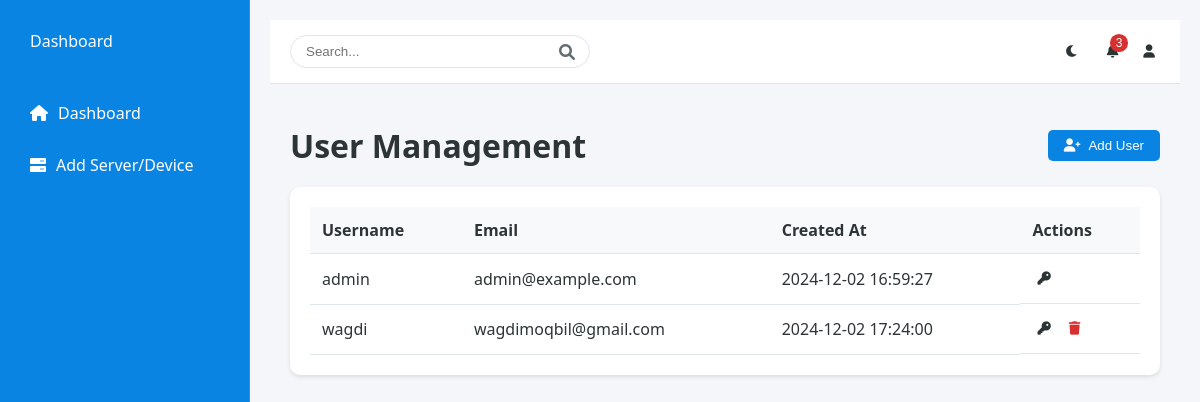
Page /users (signed in) on the earlier database version.
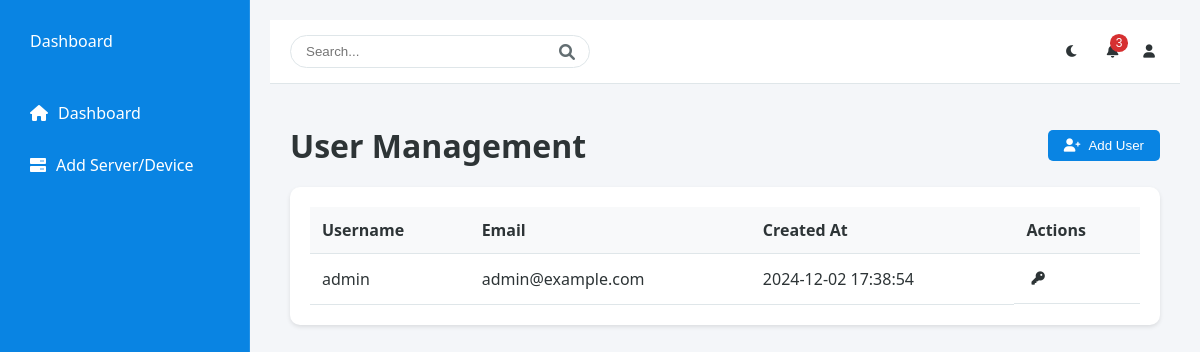
Same page on the later database version.
### models.py (models this page shows, shortened)
class User(UserMixin, db.Model):
    id = db.Column(db.Integer, primary_key=True)
    username = db.Column(db.String(80), unique=True, nullable=False)
    email = db.Column(db.String(120), unique=True, nullable=False)
    password_hash = db.Column(db.String(128))
    is_admin = db.Column(db.Boolean, default=False)
    devices = db.relationship('Device', backref='owner', lazy=True)
    created_at = db.Column(db.DateTime, default=datetime.utcnow)

### app.py (the view)
@app.route('/users')
@login_required
def manage_users():
    if not current_user.is_admin:
        flash('Access denied. Admin privileges required.', 'error')
        return redirect(url_for('dashboard'))
    users = User.query.all()
    return render_template('users.html', users=users)

### app.py (called while the page is built)
@login_manager.user_loader
def load_user(user_id):
    return User.query.get(int(user_id))

### templates/users.html (shortened to what this page needs)
{% extends "dashboard.html" %}
{% block content %}
<div class="dashboard-content">
    <div class="section-header">
        <h1>User Management</h1>
        <button class="action-btn" onclick="document.getElementById('addUserModal').style.display='block'">
            <i class="fas fa-user-plus"></i> Add User
        </button>
    </div>
    <div class="data-table">
        <table>
            <thead>
                <tr>
                    <th>Username</th>
                    <th>Email</th>
                    <th>Created At</th>
                    <th>Actions</th>
                </tr>
            </thead>
            <tbody>
                {% for user in users %}
                <tr>
                    <td>{{ user.username }}</td>
                    <td>{{ user.email }}</td>
                    <td>{{ user.created_at.strftime('%Y-%m-%d %H:%M:%S') }}</td>
                    <td class="actions">
                        <button class="icon-btn" onclick="openResetPasswordModal('{{ user.id }}')">
                            <i class="fas fa-key"></i>
                        </button>
                        {% if user.username != 'admin' %}
                        <button class="icon-btn delete-btn" onclick="deleteUser('{{ user.id }}')">
                            <i class="fas fa-trash"></i>
                        </button>
                        {% endif %}
                    </td>
                </tr>
                {% endfor %}
            </tbody>
        </table>
    </div>
</div>
{% endblock %}

### templates/dashboard.html (shortened to what this page needs)
{% extends "base.html" %}

### templates/base.html (shortened to what this page needs)
<!DOCTYPE html>
<html lang="en">
<head>
    <link rel="stylesheet" href="{{ url_for('static', filename='css/styles.css') }}">
    <link rel="stylesheet" href="https://cdnjs.cloudflare.com/ajax/libs/font-awesome/6.0.0/css/all.min.css">
</head>
<body>
    <div class="container">
        {% if current_user.is_authenticated %}
        <nav class="sidebar">
            <div class="logo">
                <span>Dashboard</span>
            </div>
            <ul class="nav-links">
                <li>
                    <a href="{{ url_for('dashboard') }}">
                        <i class="fas fa-home"></i>
                        <span>Dashboard</span>
                    </a>
                </li>
                <li>
                    <a href="{{ url_for('add_server') }}">
                        <i class="fas fa-server"></i>
                        <span>Add Server/Device</span>
                    </a>
                </li>
            </ul>
        </nav>
        {% endif %}
        <div class="main-content">
            {% if current_user.is_authenticated %}
            <header>
                <div class="header-content">
                    <div class="search-bar">
                        <input type="text" placeholder="Search...">
                        <i class="fas fa-search"></i>
                    </div>
                    <div class="header-icons">
                        <button id="theme-toggle" class="icon-btn" title="Toggle Theme">
                            <i class="fas fa-moon"></i>
                        </button>
                        <div class="notification-section">
                            <button class="icon-btn notification-btn" title="Notifications">
                                <i class="fas fa-bell"></i>
                                <span class="notification-badge">3</span>
                            </button>
                        </div>
                        <div class="profile-section">
                            <button class="icon-btn profile-btn" title="Profile Menu">
                                <i class="fas fa-user"></i>
                            </button>
                        </div>
                    </div>
                </div>
            </header>
            {% endif %}
            {% block content %}{% endblock %}
        </div>
    </div>
</body>
</html>

### static/css/styles.css (style rules this page uses)
:root { --bg-color: #f4f6f9; --card-bg: #ffffff; --text-primary: #2d3436; --text-secondary: #636e72; --border-color: #dfe6e9; --primary-color: #0984e3; --secondary-color: #636e72; --danger-color: #d63031; --success-color: #00b894; --card-shadow: 0 2px 4px rgba(0, 0, 0, 0.1); --hover-bg: #f8f9fa; --hover-color: #0769b3; --input-bg: #ffffff; --sidebar-bg: #ffffff; --header-bg: #ffffff; --dropdown-bg: #ffffff; }
* { margin: 0; padding: 0; box-sizing: border-box; transition: background-color 0.3s, color 0.3s; }
body { font-family: 'Segoe UI', Tahoma, Geneva, Verdana, sans-serif; background-color: var(--bg-color); color: var(--text-primary); min-height: 100vh; }
.container { display: flex; min-height: 100vh; }
.sidebar { width: 250px; background-color: #0984e3; padding: 20px; border-right: 1px solid rgba(255, 255, 255, 0.1); }
.logo { display: flex; align-items: center; padding: 10px; margin-bottom: 30px; color: #ffffff; }
.nav-links { list-style: none; }
.nav-links li { margin-bottom: 10px; }
.nav-links a { display: flex; align-items: center; padding: 10px; color: #ffffff; text-decoration: none; border-radius: 5px; transition: background-color 0.3s; }
.nav-links i { margin-right: 10px; }
.main-content { flex: 1; padding: 20px; background-color: var(--bg-color); }
header { background-color: var(--header-bg); padding: 15px 20px; border-bottom: 1px solid var(--border-color); margin-bottom: 20px; }
.header-content { display: flex; justify-content: space-between; align-items: center; }
.search-bar { position: relative; width: 300px; }
.search-bar input { width: 100%; padding: 8px 35px 8px 15px; border-radius: 20px; border: 1px solid var(--border-color); background-color: var(--input-bg); color: var(--text-primary); }
.search-bar i { position: absolute; right: 15px; top: 50%; transform: translateY(-50%); color: var(--text-secondary); }
.header-icons { display: flex; align-items: center; gap: 15px; }
.icon-btn { background: none; border: none; color: var(--text-primary); cursor: pointer; position: relative; padding: 5px; }
.profile-section { position: relative; }
.notification-badge { position: absolute; top: -5px; right: -5px; background-color: var(--danger-color); color: white; border-radius: 50%; padding: 2px 6px; font-size: 12px; }
#theme-toggle { padding: 8px; border-radius: 50%; transition: background-color 0.3s; }
.dashboard-content { padding: 20px; }
#theme-toggle { cursor: pointer; padding: 8px; border-radius: 50%; border: none; background: transparent; color: var(--text-primary); transition: background-color 0.3s; }
.data-table { background-color: var(--card-bg); }
.data-table th { background-color: var(--hover-bg); color: var(--text-primary); }
.data-table td { color: var(--text-primary); border-bottom: 1px solid var(--border-color); }
.action-btn { background-color: var(--primary-color); color: white; }
.notification-section { position: relative; }

### templates/users.html (style rules this page uses)
.section-header { display: flex; justify-content: space-between; align-items: center; margin-bottom: 20px; }
.data-table { background: var(--card-bg); border-radius: 10px; padding: 20px; box-shadow: var(--card-shadow); margin-top: 20px; }
.data-table table { width: 100%; border-collapse: collapse; }
.data-table th, .data-table td { padding: 12px; text-align: left; border-bottom: 1px solid var(--border-color); }
.data-table th { font-weight: 600; color: var(--text-primary); }
.actions { display: flex; gap: 8px; }
.action-btn { background: var(--primary-color); color: white; border: none; padding: 8px 16px; border-radius: 5px; cursor: pointer; display: flex; align-items: center; gap: 8px; }

Differences in the rows shown:
removed User: username "wagdi", email "wagdimoqbil@gmail.com", created_at "2024-12-02 17:24:00"
changed User "admin": created_at "2024-12-02 16:59:27" → "2024-12-02 17:38:54"
